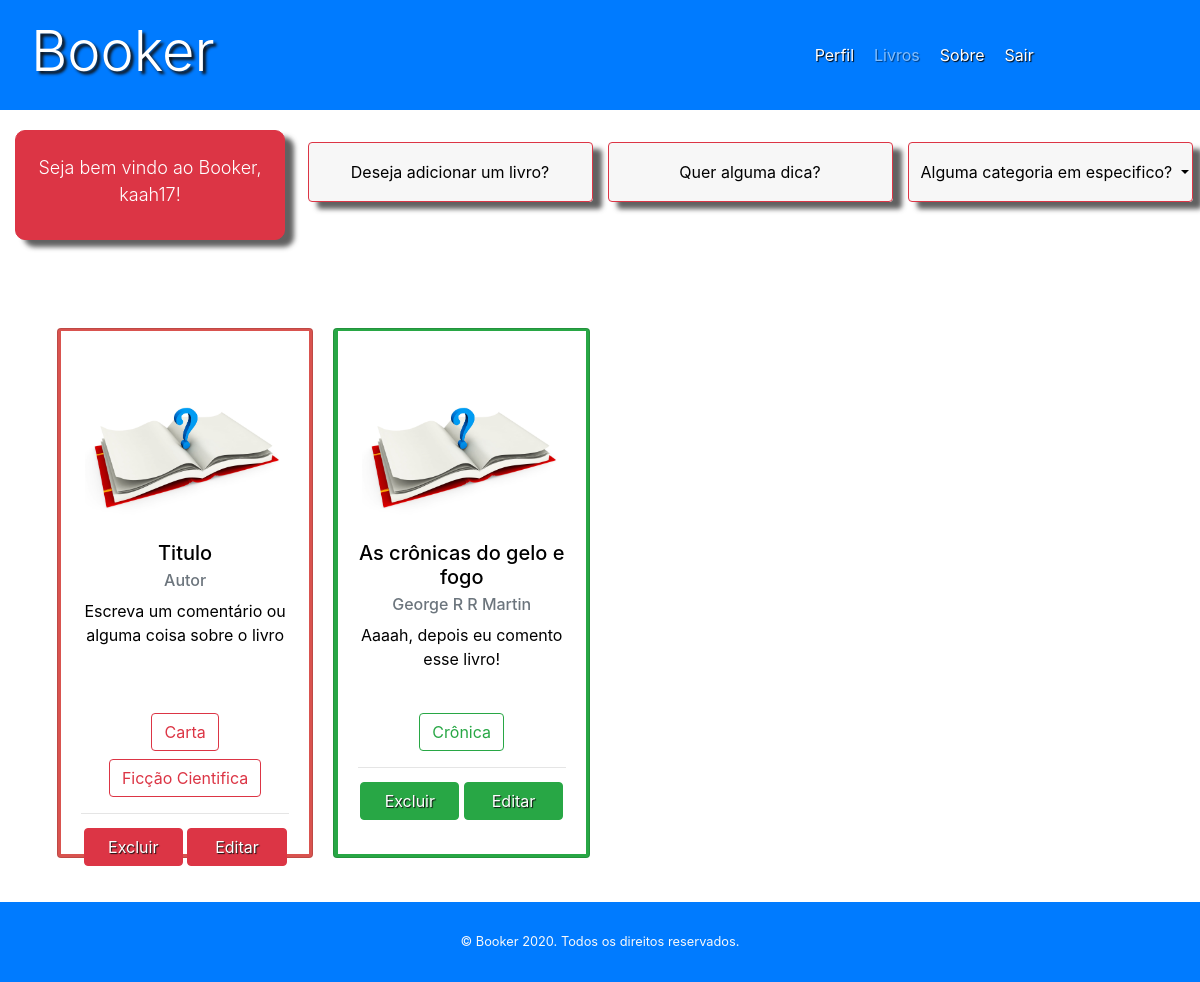
Before: /books (signed in) with the older database file.
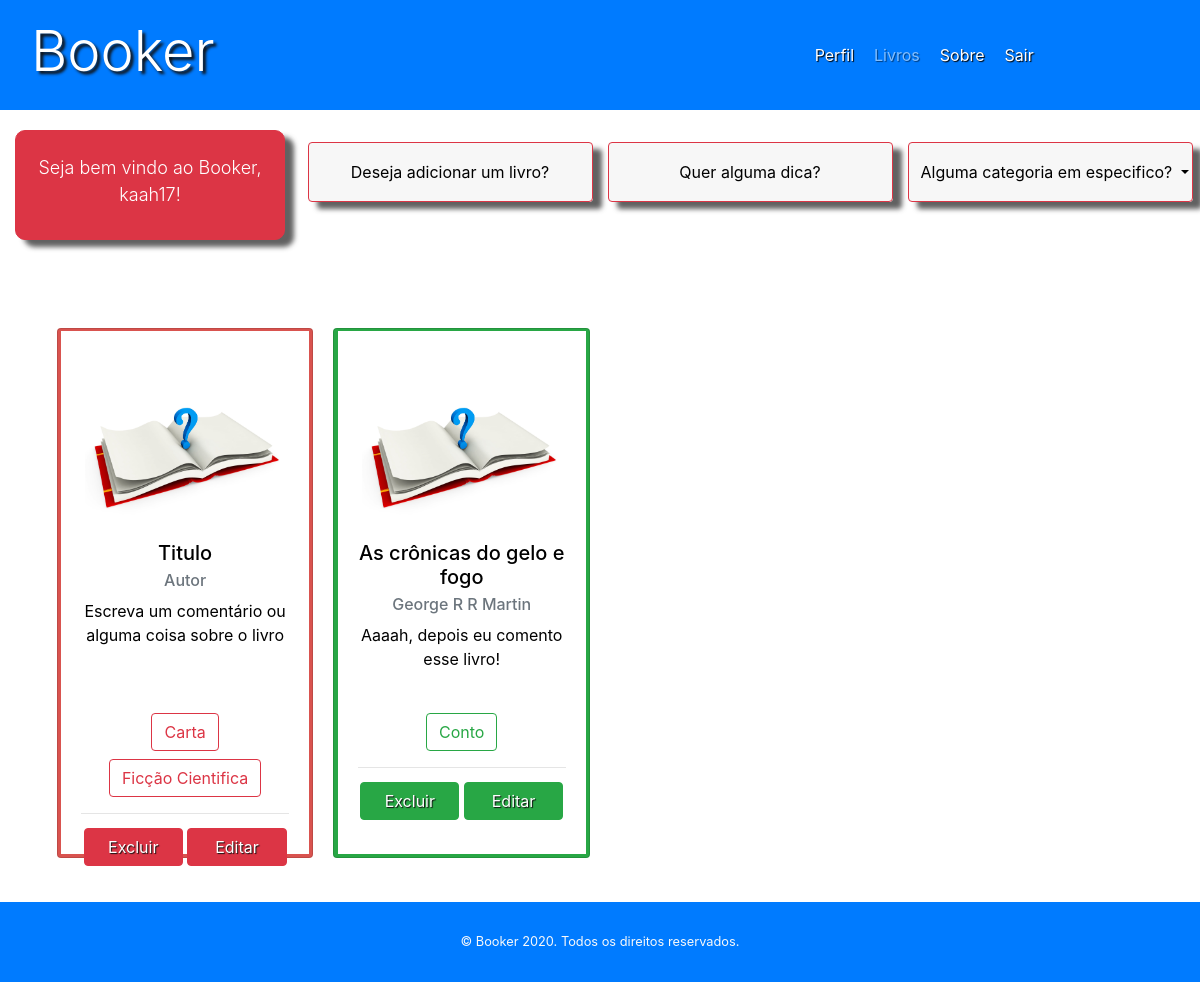
After: the same page with the newer database file.
### app/models/table.py (models this page shows, shortened)
class User(db.Model):
	__tablename__ = 'users'
	id = db.Column(db.Integer, primary_key='True')
	username = db.Column(db.String(20), unique=True)
	password = db.Column(db.String(30))
	name = db.Column(db.String(30))
	email = db.Column(db.String(30))
	image = db.relationship('UserImage', backref='users')
	books = db.relationship('Book', backref='users')

class Book(db.Model):
	__tablename__ = 'books'
	id = db.Column(db.Integer, primary_key=True)
	titulo = db.Column(db.String(100), nullable=False)
	autor = db.Column(db.String(30), default='Desconhecido')
	nota = db.Column(db.Float)
	lido = db.Column(db.Boolean, default=False)
	comment = db.Column(db.String(100), default="Aaaah, depois eu comento esse livro!")
	owner = db.Column(db.Integer, db.ForeignKey('users.id'))
	file = db.relationship('BookFile', backref='Book')
	categories = db.relationship(Category,
							secondary=Book_category,
							backref=db.backref('books',
												lazy='dynamic'))

class Category(db.Model):
	__tablename__ = 'categories'
	id = db.Column(db.Integer, primary_key=True)
	categoria = db.Column(db.String(40), nullable=False, unique=True)

### app/controllers/default.py (the view)
@app.route('/books', methods=['GET', 'POST'])
def books():
	books = Book.query.filter_by(owner=int(current_user.id)).all()
	categories = Category.query.with_entities(Category.categoria)
	BookForm_ = BookForm()
	return render_template('books.html',
	 						title='Livros',
	 						user=current_user,
	 						categorias=categories,
	 						books=books,
	 						newBook=BookForm_)

### app/controllers/default.py (called while the page is built)
@lm.user_loader
def load_user(user_id):
    return User.query.filter_by(id=user_id).first()

### app/templates/books.html (shortened to what this page needs)
<!DOCTYPE html>
<html>
	<head>
		<link rel="stylesheet" type="text/css" href="{{ url_for('static', filename='css/bootstrap.min.css')}}">
		<link rel="stylesheet" href="{{ url_for('static', filename='css/book.css')}}">
		<link rel="stylesheet" href="{{ url_for('static', filename='css/header.css')}}">
	</head>
	<body>
		<div class="container-fluid">
			<header>
			  	<div class="row">
					<nav class="navbar navbar-expand-lg navbar-dark bg-primary">
			  			<div class="col-md-4">
					  		<div id='logo-menu'>
								<a id='logo' href="{{url_for('books')}}">
									<h2 class="display-4"> Booker </h2>
								</a>
							</div>
						</div>
						<div class="col-md-4 offset-md-4">
						  	<div class="collapse navbar-collapse" id="navbarNavDropdown">
							    <a class="menu-item" href="{{ url_for('perfil', username=current_user.username) }}">Perfil</a>
							    <a class="menu-item isDisabled" href="">Livros</a>
							    <a class="menu-item" data-toggle="modal" data-target="#sobreModal"> Sobre </a>
							    <a class="menu-item" data-toggle="modal" data-target="#sairModal">Sair</a>
						  	</div>
						</div>
					</nav>
				</div>
			</header>
		</div>
		<div class="container-fluid" id='centerPage'>
			<div class="row" id='Welcome'>
				<div class="col-md-3 header-message-align">
					<div class="card-dados btn btn-danger ">
						<p class="lead welcome-text"> Seja bem vindo ao Booker, {{ current_user.username }}!</p>
					</div>
				</div>
				<div class="col-md-3 buttons-conteiner">
				    <button type="button" class="btn Selector-Button btn-outline-danger" data-toggle="modal" data-target="#InserirBook">Deseja adicionar um livro? </button>
				</div>
				<div class="col-md-3 buttons-conteiner">
				    <button type="button" class="btn Selector-Button btn-outline-danger"> Quer alguma dica? </button>
				</div>
				<div class="col-md-3 buttons-conteiner">
				    <button type="button" class="btn Selector-Button btn-outline-danger dropdown-toggle" data-toggle="dropdown" id='select-bt'>
							Alguma categoria em especifico?
				   	</button>
				</div>
			</div>
			<div class="row book-space">
				<div class="col-md-3" style="padding: 10px">
					<button class="card card-size-control align-center" style="width: 18rem;">
						<div class="card-color">
						    <img class="card-img-top" src="/static/image/profilepattern.jpg" alt="Card image cap">
						  	<div class="card-body">
						  		<div style="height: 180px">
								    <h5 class="card-title">Titulo</h5>
								    <h6 class="card-subtitle mb-2 text-muted">Autor</h6>
								    <p class="card-text">Escreva um comentário ou alguma coisa sobre o livro</p>
							    </div>
							    <div class="categorias">
								    <label class="btn btn-outline-danger">Carta</label>
								    <label class="btn btn-outline-danger">Ficção Cientifica</label>
								</div>
							    <hr style="width: 100%; clear: both;">
						  	</div>
						  	<div class="card-footer-control">
						  		<a class="card-button btn btn-danger"> Excluir </a>
						  		<a class="card-button btn btn-danger"> Editar </a>
						  	</div>
					  	</div>
					</button>
				</div>
				{% for book in books %}
					<div class="col-md-3" style="padding: 10px">
						{% if book.lido %}
							<button class="card card-size-control align-center bg-success" style="width: 18rem;">
						{% else %}
							<button class="card card-size-control align-center bg-danger" style="width: 18rem;">
						{% endif %}
							<div class="card-color">
							    <img class="card-img-top" src="/static/image/profilepattern.jpg" alt="Card image cap">
							  	<div class="card-body">
							  		<div style="height: 180px">
									    <h5 class="card-title">{{ book.titulo }}</h5>
									    <h6 class="card-subtitle mb-2 text-muted">{{ book.autor }}</h6>
									    <p class="card-text text-justify-center"> {{book.comment}} </p>
								    </div>
								    <div class="categorias">
								 	{% for category in book.categories %}
								 		{% if book.lido %}
											<label class="btn btn-outline-success"> {{ category.categoria }} </label>
										{% else %}
											<label class="btn btn-outline-danger">{{ category.categoria }}</label>
										{% endif %}
									{% endfor %}
									</div>
								 	<hr style="width: 100%; clear: both;">
							  	</div>
							  	<div class="card-footer-control">
							  		{% if book.lido %}
							  			<a class="card-button btn btn-success" href="{{ url_for('deleteBook', id = book.id)}}"> Excluir </a>
								  		<a class="card-button btn btn-success"> Editar </a>
									{% else %}
								  		<a class="card-button btn btn-danger" href="{{ url_for('deleteBook', id = book.id)}}"> Excluir </a>
								  		<a class="card-button btn btn-danger"> Editar </a>
									{% endif %}
							  	</div>
						  	</div>
							</button>
					</div>
				{% endfor %}
			</div>
		</div>
		<footer class="bg-primary">
		    <div class="footer-p">
		    	<p class="text-light small mb-4 mb-lg-0">© Booker 2020. Todos os direitos reservados.</p>
		    </div>
		</footer>
	</body>
</html>

### app/static/css/book.css (style rules this page uses)
body { width: 100%; background-image: url('/static/image/fundo.jpg'); background-size: cover; }
#centerPage { padding-top: 10px; width: 100%; min-height: 464px; background-color: rgba(255, 255, 255, 0.7); }
.card-dados { padding: 15px 0; width: 100%; max-height: 150px; color: black; text-align: center; max-width: 100%; border-radius: 10px; box-shadow: 9px 7px 5px rgba(50, 50, 50, 0.77); }
.card-dados p { font-size: 18px !important; padding-top: 8px; }
#Welcome { padding: 10px 0 15px 0; }
.header-message-align { margin: 0 0 30px 0; }
.welcome-text { color: white; }
.Selector-Button { background-color: rgba(247,247,247, 0.9); color: black; width: 300px; max-width: 95%; min-height: 60px; box-shadow: 9px 7px 5px rgba(50, 50, 50, 0.77); }
.buttons-conteiner { padding: 1% 0; text-align: center; width: 100%; }
.book-space { padding: 2% 4%; }
.card-body p { min-height: 50px; }
.card-size-control { align-items: center; margin: 10px 0; min-height: 530px; padding: 2px; width: 100% !important; background-color: rgb(217, 83, 79); }
.card-color { width: 99%; background-color: white; height: 523px; }
.categorias { text-align: center; margin: -10px 0 -10px 0; padding: 2px; }
.card-button { max-width: 50%; width: 40%; }
.card-footer-control { width: 100%; height: 40px; clear: both; margin-bottom: 10px; }
.card-footer-control a { margin-top: -35px; color: white; text-shadow: 1px 1px 1px #111111; }
.card img { padding-top: 30px; max-height: 200px; max-width: 200px; }

### app/static/css/header.css (style rules this page uses)
body { width: 100%; }
header { width: 100%; }
header nav { width: 100%; height: 110px; }
.isDisabled { color: currentColor; cursor: not-allowed; opacity: 0.5; text-decoration: none; }
#navbarNavDropdown { width: 100%; }
#navbarNavDropdown a { color: white; }
.menu-item { padding: 0px 15px 0px 5px; text-shadow: 1px 1px 1px #000000; color: white; }
#logo-menu { max-width: 80%; float: left; }
#logo h2 { text-decoration: none; text-align: left; color: #FFFFFF; text-shadow: 3px 3px 3px #111111; width: 80%; padding-top: 1px; }
footer { height: 80px !important; }
footer p { height: 20px; padding: 30px 0px 20px 0; }
.footer-p { width: 100%; text-align: center; }

Changed rows visible on the page:
changed Category: categoria "Crônica" → "Conto"
